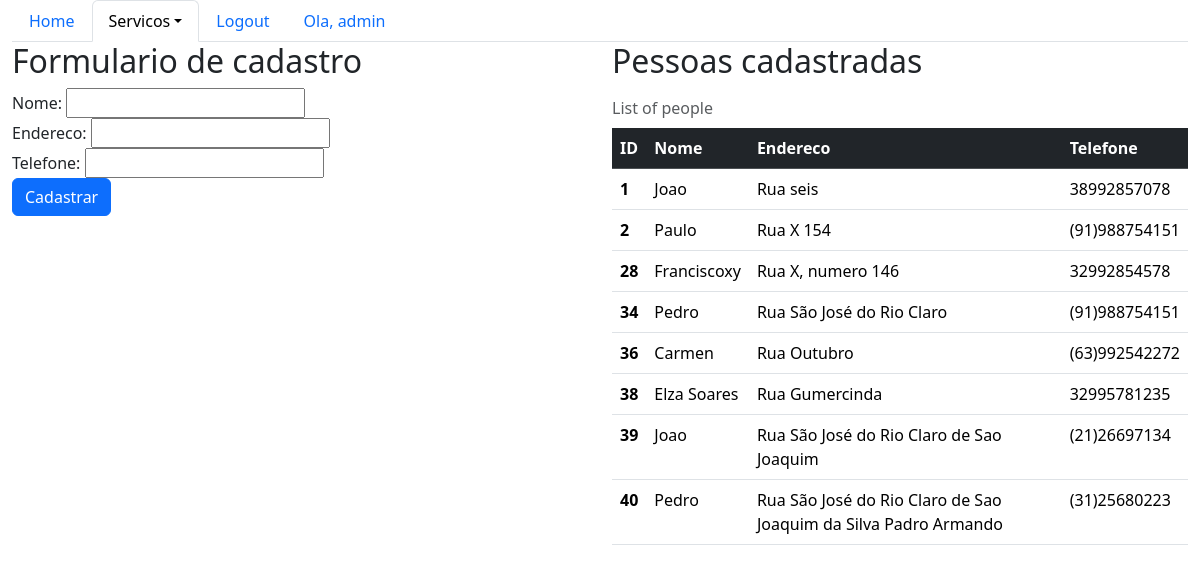
The app's page /sistema/pessoas/ (signed in), older data.
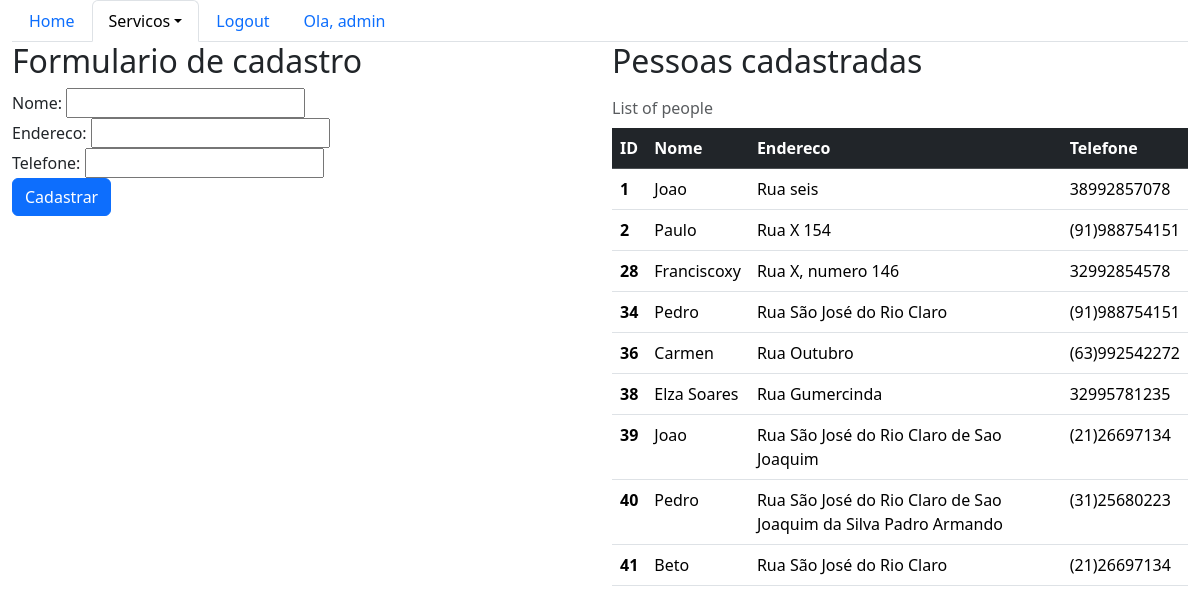
The same page, newer data.
### core/models.py (models this page shows, shortened)
class Pessoa(models.Model):
    nome = models.CharField(max_length=100)
    endereco = models.CharField(max_length=200)
    telefone = models.CharField(max_length=20)

### core/views.py (the view)
# urls.py: path("pessoas/", lista_pessoas, name="core_lista_pessoas"),
@login_required
def lista_pessoas(request):
    pessoas = Pessoa.objects.all()
    form = PessoaForm()
    data = { "pessoas": pessoas, "form": form }
    return render(request, "core/lista_pessoas.html", data)

### core/forms.py
class PessoaForm(ModelForm):
    class Meta:
        model = Pessoa
        fields = "__all__"

### core/templates/core/lista_pessoas.html (shortened to what this page needs)
{% extends "base.html" %}
{% load bootstrap %}
{% block menu %}
    <ul class="nav nav-tabs">
        <li class="nav-item">
            <a class="nav-link" aria-current="page" href="{% url 'core:core_home' %}">Home</a>
        </li>
        <li class="nav-item dropdown">
            <a class="nav-link dropdown-toggle active" data-bs-toggle="dropdown" href="#" role="button" aria-expanded="false">Servicos</a>
        </li>
        {% if user.is_authenticated %}
            <li class="nav-item">
                <a class="nav-link" href="{% url 'core:logout' %}">Logout</a>
            </li>
            <li class="nav-item">
                <a class="nav-link" href="#">Ola, {{ user }}</a>
            </li>
        {% else %}
            <li class="nav-item">
                <a class="nav-link" href="{% url 'login' %}">Login</a>
            </li>
        {% endif %}
    </ul>
{% endblock menu %}
{% block main %}
    <div class=row>
        <div class="col-sm-6">
            <h2>Formulario de cadastro</h2>
            <form action="{% url 'core:core_pessoa_novo' %}" method="POST">
                {{ form|bootstrap }}
                <button type="submit" class="btn btn-primary">Cadastrar</button>
            </form>
        </div>
        <div class="col-sm-6">
            <h2>Pessoas cadastradas</h2>
            <table class="table caption-top">
                <caption>List of people</caption>
                <thead class="table-dark">
                    <tr>
                        <th scope="col">ID</th>
                        <th scope="col">Nome</th>
                        <th scope="col">Endereco</th>
                        <th scope="col">Telefone</th>
                    </tr>
                </thead>
                <tbody>
                    {% for pessoa in pessoas %}
                        <tr>
                            <th scope="row">{{ pessoa.id }}</th>
                            <td>{{ pessoa.nome }}</td>
                            <td>{{ pessoa.endereco }}</td>
                            <td>{{ pessoa.telefone }}</td>
                        </tr>
                    {% endfor %}
                </tbody>
            </table>
        </div>
    </div>
{% endblock main %}

Row changes from the older to the newer data that the page shows:
added Pessoa: id "41", nome "Beto", endereco "Rua São José do Rio Claro", telefone "(21)26697134"
